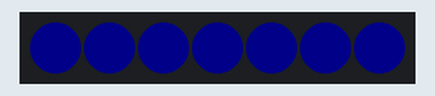
Bench run of a sketch on a simulated Arduino Uno, built with avr-gcc and run on an emulated ATmega328P. Shown: 7 RGB LEDs in strip order, left to right. Dim RGB values are drawn brighter than linear; the strip is taken to match the declared colour order.

Above: at 0.1 s.
At 1.1 s:
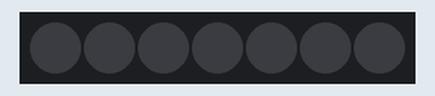
Timing chart, 0 to 130.0 s (numbered marks = the images above):
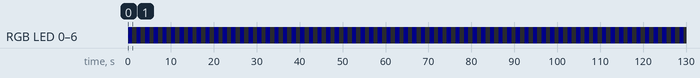

Measured:
- by itself, RGB LED 0–6: alternates RGB(0, 0, 10) for 1.0 s and off for 1.0 s

The sketch:

neopixelJewelProj.ino
```cpp
#include <Adafruit_NeoPixel.h>

#define ARDUINO_PIN_NUMBER 6
#define NUM_JEWEL_PIXELS 7

// initialize neopixel jewel object
Adafruit_NeoPixel jewel = Adafruit_NeoPixel(NUM_JEWEL_PIXELS, ARDUINO_PIN_NUMBER, NEO_RGBW + NEO_KHZ800);

// colors
const uint32_t RED = jewel.Color(0, 255, 0);
const uint32_t GREEN = jewel.Color(255,0, 0);
const uint32_t BLUE = jewel.Color(0, 0, 255);
const uint32_t PINK = jewel.Color(236, 79, 100);
const uint32_t YELLOW = jewel.Color(255, 255, 0);
const uint32_t WHITE = jewel.Color(255, 255, 255);
const uint32_t ORANGE = jewel.Color(255, 165, 0);
const uint32_t PURPLE = jewel.Color(91, 44, 86);
const uint32_t INDIGO = jewel.Color(75, 0, 130);
const uint32_t VIOLET = jewel.Color(238, 130, 238);
const uint32_t OFF = 0;
// add more colors here!
// use http://www.colorpicker.com/ to find RGB values for a color using a color wheel
// use http://cloford.com/resources/colours/500col.htm to find the RGB values for a color by name

// jewel "frame" states
const uint32_t ALL_OFF[7] = {OFF, OFF, OFF, OFF, OFF, OFF, OFF};
const uint32_t RAINBOW[7] = {VIOLET, RED, ORANGE, YELLOW, GREEN, BLUE, INDIGO};
// add more frame states here!
int i= 0;
void setup() {
  jewel.begin();
  setPixelsSingleColor(BLUE);
  jewel.show(); // initialize all pixels to 'off'
}

void loop() {
  // experiment with the brightness value here!
  // you can also tinker with different brightness values in your animations
  jewel.setBrightness(10);

setPixelsSingleColor(BLUE);
heartBlink(BLUE,1000);
//delay(1000);
//allBlink(INDIGO,1000);
//delay(1000);
//setPixelColors(RAINBOW,1000);

  // call your animations here!

}

// -------------------------------------------------------------------------------------
// I. Warm up

// 1. Turn all pixels the color that was passed in
void setPixelsSingleColor(uint32_t color) {
for( i=0;i<7;i++){

jewel.setPixelColor(i,color);
jewel.show();

}
}

// 2. Make all the pixels blink once
void allBlink(uint32_t color, long delayTimeInMs) {

setPixelsSingleColor(INDIGO);
delay(1000);
setPixelsSingleColor(OFF);
delay(1000);

for( i=0; i<7;i++){
jewel.setPixelColor(i,OFF);
jewel.show();
}


}
// -------------------------------------------------------------------------------------
// II. Utility Function

// 1. Display a single frame of an animation (this utility function will be useful for building more complicated animations)
//    - set all of the colors on the neopixel using the colors parameter
//    - pause for the amount of time given by the delayTimeInMs parameter
void setPixelColors(const uint32_t colors[], long delayTimeInMs) {
for( i = 0; i<7;i++){
    jewel.setPixelColor(i,colors[i]);
}
jewel.show();
delay(1000);
}
// -------------------------------------------------------------------------------------
// III. Heartbeat

// 1. Display a heart shape with the pixels and make them blink once
void heartBlink(uint32_t color, long delayTimeInMs) {


  jewel.setPixelColor(1,OFF);
  delay(1000);
  setPixelsSingleColor(OFF);
delay(1000);
    jewel.show();

    }


// 2. Use the heartBlink() function to simulate a heartbeat
//    - two beats each lasting a third of the given delay time
//    - pause for the full delay time
void heartbeat(uint32_t color, long delayTimeInMs) {

}


// -------------------------------------------------------------------------------------
// IV. Explosion!

// 1. Blink the center pixel to animate the initial part of an explosion
void centerBlink(uint32_t color, long delayTimeInMs) {

}

// 2. Make the pixels blink alternately to animate the end of the explosion
//    - blink 3 alternating pixels on the outer ring, once
//    - blink the remaining 3 pixels on the outer ring and the middle pixel, once
void alternateBlink(uint32_t color, long delayTimeInMs) {

}

// 3. Use centerBlink() and alternateBlink() to create an explosion animation!
void explosion(uint32_t color) {

}


// -------------------------------------------------------------------------------------
// V. Create an exploding heart animation!

// Use your heartbeat() and explosion() functions in the main execution loop to create
// a heartbeat that increases in tempo until it explodes!


// -------------------------------------------------------------------------------------
// Other things to try

// Tinker with your animations:
// - experiment with changing brightness values during your animations!
// - try modifying the speeds of your animations
// - mix and match different animations in the main execution loop()

// Create your own animations!! Here are some ideas:
// - blink a single pixel all the way around the ring of the jewel
// - do the 'wave': blink 2 adjacent pixels on the outside, then the 3 next to them, and then the 2 on the opposite side.
// - tricolor wave: same as the wave function above, but with 3 colors that wrap after they move through the jewel to the other side.
// - rotate the RAINBOW array (or an array defined with your colors of choice) around the jewel ring (hint: the modulo operator helps!)
```
